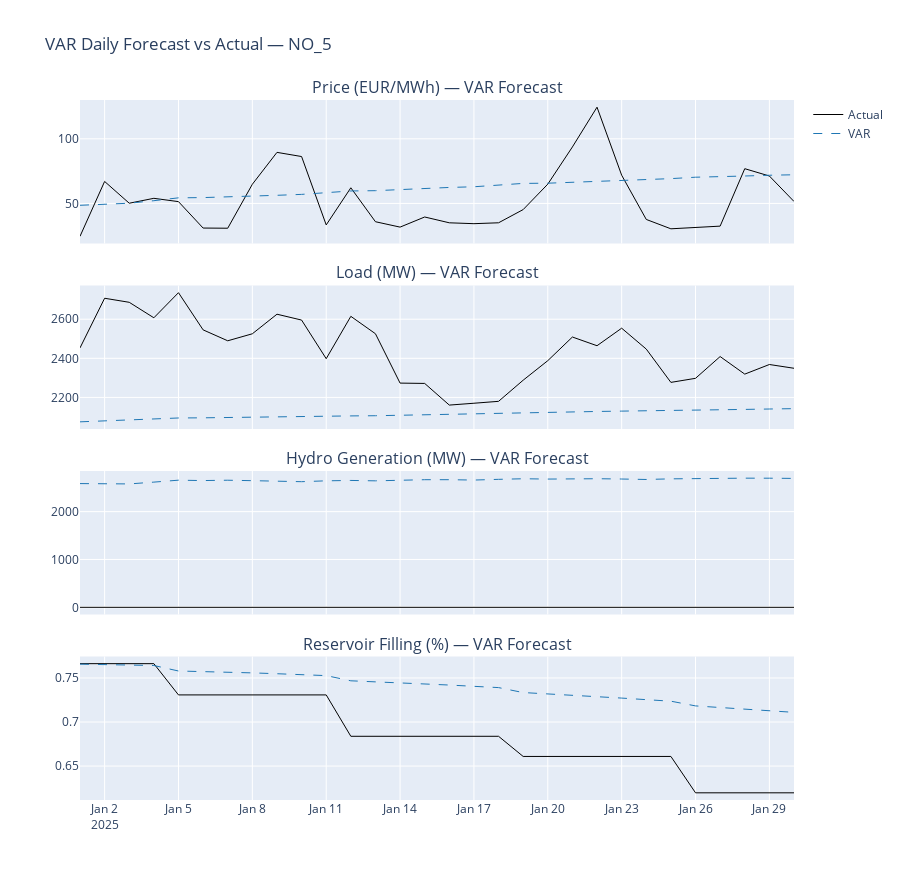

Notebook source saved alongside this figure:
### Markdown cell above
## Comparison: VAR vs Individual Models
Compare VAR accuracy against the best individual model from notebooks 09a–09e.

### Code cell
# Compare VAR metrics against individual model benchmarks
print("VAR vs Individual Models — Per-Variable MAE Comparison")
print("=" * 70)

comparison_rows = []
for col in available:
    row = {"Variable": TARGETS[col]}
    if col in var_results:
        row["VAR MAE"] = var_results[col]["mae"]
    else:
        row["VAR MAE"] = np.nan
    comparison_rows.append(row)

comp_df = pd.DataFrame(comparison_rows)
display(comp_df)

# Overlay: full validation period per variable
plot_end = min(len(val_aligned), len(pred_levels))

fig = make_subplots(
    rows=len(available), cols=1,
    subplot_titles=[f"{TARGETS[t]} — VAR Forecast" for t in available],
    shared_xaxes=True,
    vertical_spacing=0.06,
)

for i, col in enumerate(available):
    fig.add_trace(
        go.Scatter(
            x=val_aligned.index[:plot_end],
            y=val_aligned[col].iloc[:plot_end],
            name="Actual" if i == 0 else "",
            line=dict(color="black", width=1),
            showlegend=(i == 0),
        ),
        row=i + 1, col=1,
    )
    if col in pred_levels.columns:
        fig.add_trace(
            go.Scatter(
                x=pred_levels.index[:plot_end],
                y=pred_levels[col].iloc[:plot_end],
                name="VAR" if i == 0 else "",
                line=dict(color="#1f77b4", width=1, dash="dash"),
                showlegend=(i == 0),
            ),
            row=i + 1, col=1,
        )

fig.update_layout(
    height=220 * len(available),
    title_text=f"VAR Daily Forecast vs Actual — {ZONE}",
)
fig.show()
